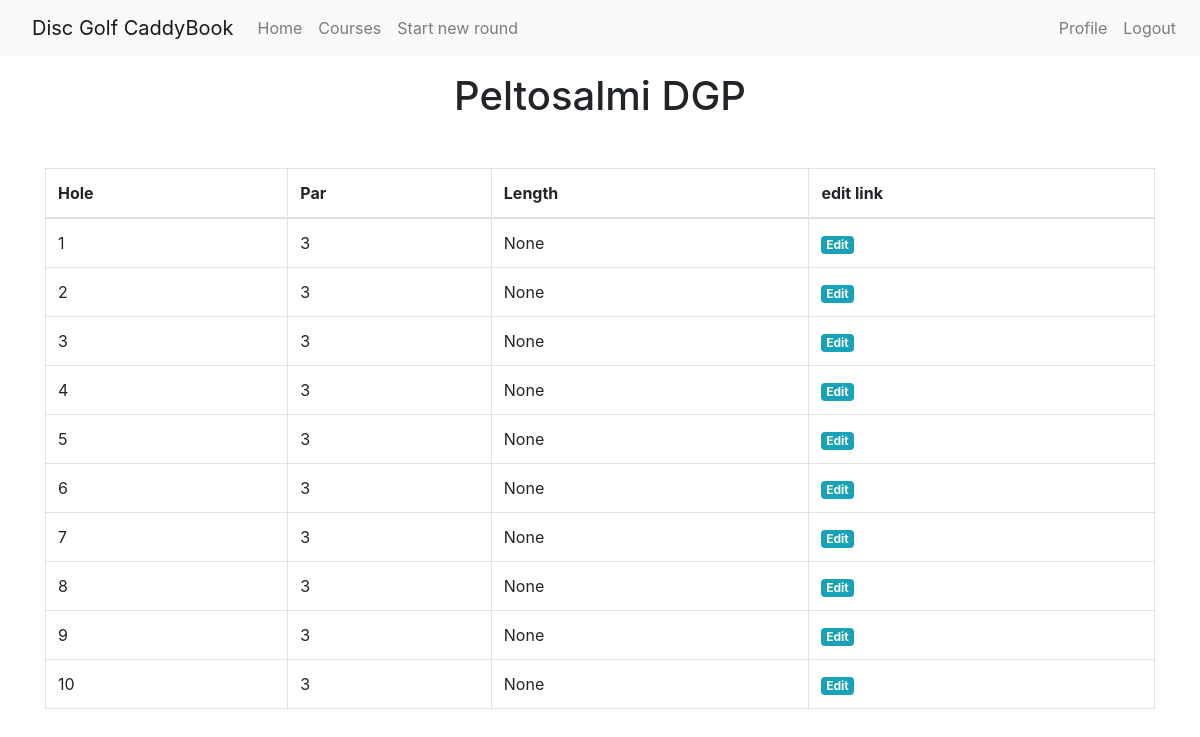
Page /course/Peltosalmi DGP (signed in) on the committed database.
### app/models.py (models this page shows, shortened)
class Course(db.Model):
    id = db.Column(db.Integer, primary_key=True)
    coursename = db.Column(db.String(64), index=True, unique=True)
    courseholes = db.Column(db.Integer)
    courselocation = db.Column(db.String(64))
    rounds = db.relationship('Round', backref='course', lazy='dynamic')
    holes = db.relationship('Hole', backref='course', lazy='dynamic')

class Hole(db.Model):
    id = db.Column(db.Integer, primary_key=True)
    holenum = db.Column(db.Integer, index=True)
    holepar = db.Column(db.Integer)
    holelength = db.Column(db.Integer)
    holecourse_id = db.Column(db.Integer, db.ForeignKey('course.id'))
    db.UniqueConstraint('holenum', 'holecourse_id', name='coursehole')

### app/routes.py (the view)
@app.route('/course/<coursename>')
@login_required
def course(coursename):
    course = Course.query.filter_by(coursename=coursename).first_or_404()
    holes = Hole.query.filter_by(holecourse_id=course.id)
    return render_template('course.html', course=course, holes=holes)

### app/models.py (called while the page is built)
@login.user_loader
def load_user(id):
    return User.query.get(int(id))

### app/templates/course.html
{% extends "base.html" %}
{% block content %}
<div class="container my-3">
    <h1 class="text-center">{{course.coursename}}</h1>
</div>
<div class="container my-5">
    <table class="table table-bordered">
        <thead>
            <tr>
                <th scope="col">Hole</th>
                <th scope="col">Par</th>
                <th scope="col">Length</th>
                <th scope="col">edit link</th>
            </tr>
        </thead>
        <tbody>
            {% for hole in holes %}
            <tr>
                <td>{{hole.holenum}}</td>
                <td>{{hole.holepar}}</td>
                <td>{{hole.holelength}}</td>
                <td><a class="badge badge-info" href="{{ url_for('edithole', coursename=course.coursename, holenum=hole.holenum) }}">Edit</a></td>
            </tr>
            {% endfor %}
        </tbody>
    </table>
</div>
{% endblock %}

### rows in the picture
Course: coursename "Peltosalmi DGP"
Hole: holenum "1", holepar "3", holelength "None"
Hole: holenum "2", holepar "3", holelength "None"
Hole: holenum "3", holepar "3", holelength "None"
Hole: holenum "4", holepar "3", holelength "None"
Hole: holenum "5", holepar "3", holelength "None"
Hole: holenum "6", holepar "3", holelength "None"
Hole: holenum "7", holepar "3", holelength "None"
Hole: holenum "8", holepar "3", holelength "None"
Hole: holenum "9", holepar "3", holelength "None"
Hole: holenum "10", holepar "3", holelength "None"
